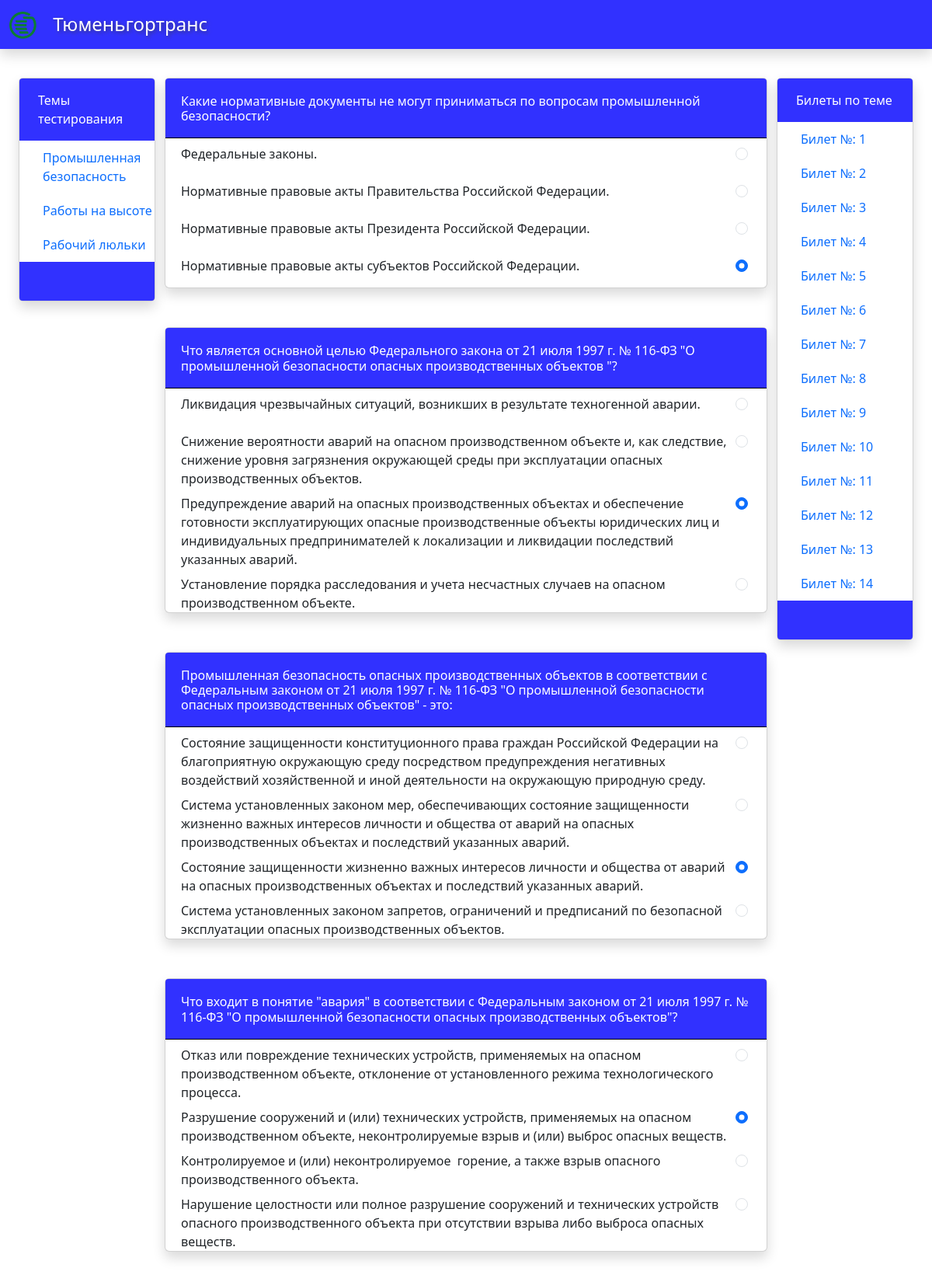
Screenshot of /tests/promyshlennaya-bezopasnost/1/ (upper part) with the database file from the repository.
### core/models.py (models this page shows, shortened)
class Theme(models.Model):
    name = models.CharField(max_length=50, db_index=True, verbose_name='Тематика теста')
    slug = models.SlugField(max_length=60, db_index=True, null=True, blank=True, verbose_name='Слаг')
    class Meta:
        verbose_name = ('Тема')
        verbose_name_plural = ('Темы')
    def __str__(self):
        return self.name

class Question(models.Model):
    theme = models.ForeignKey('Theme', on_delete=models.CASCADE, null=True, blank=True, verbose_name='Тема вопроса')
    ticket = models.ForeignKey('Ticket', on_delete=models.CASCADE, null=True, blank=True, verbose_name='Билет')
    text = models.TextField(max_length=500, verbose_name='Вопрос')
    description = models.TextField(max_length=1000, null=True, blank=True, verbose_name='Пояснение к вопросу')
    multiselect = models.BooleanField(default=False, verbose_name='Несколько вариантов')
    class Meta:
        verbose_name = ('Вопрос')
        verbose_name_plural = ('Вопросы')

class Answer(models.Model):
    text = models.TextField(max_length=500, db_index=True)
    ques = models.ForeignKey(Question, on_delete=models.CASCADE, related_name='answers')
    correct = models.BooleanField(default=False)
    class Meta:
        verbose_name = ('Ответ')
        verbose_name_plural = ('Ответы')

class Ticket(models.Model):
    number = models.IntegerField(default=0, null=True, db_index=True, verbose_name='Билет')
    theme = models.ForeignKey('Theme', on_delete=models.CASCADE, related_name='theme')
    class Meta:
        verbose_name = ('Билет')
        verbose_name_plural = ('Билеты')

### core/views.py (the view)
# urls.py: path('<str:slug>/<int:number>/', views.ticket, name='ticket'),
def ticket(request, slug, number):
    themes = Theme.objects.all()
    tickets = Ticket.objects.filter(theme__slug=slug)
    questions = Question.objects.filter(theme__slug=slug).filter(ticket__number=number)
    answers = Answer.objects.filter(ques__ticket__number=number)
    data = {'themes': themes, 'tickets': tickets, 'questions': questions, 'answers': answers}
    if request.method == 'POST':
        return render(request, 'core/ticket.html', {'context': data})
    else:
        return render(request, 'core/ticket.html', {'context': data})

### templates/core/ticket.html (shortened to what this page needs)
{% extends 'core/main.html' %}
{% block right-aside %}
    <div class="card shadow me-4 aside">
        <div class="aside-title ps-4 pt-3 pb-3">
            Билеты по теме
        </div>
        {% for ticket in context.tickets %}
            <a class="theme-link" href='{% url "ticket" ticket.theme.slug ticket.number %}'>Билет №: {{ ticket.number }}</a>
        {% endfor %}
        <div class="aside-bottom ps-4 pt-3 pb-3">
        </div>
    </div>
{% endblock %}
{% block content %}
<div class="container">
    <div class="row">
        <ul class="list-group p-0 m-0">
            <form action="" method="post">
            {% for question in context.questions %}
            <div class="card question-card shadow">
                <div class="ticket-title"
                     data-bs-toggle="tooltip"
                     data-bs-placement="bottom"
                     title='{{ question.description }}'
                >
                    <h6>{{ question.text }}</h6>
                </div>
                <ul class="list">
                    {% for answer in context.answers %}
                        {% if question.id == answer.ques.id %}
                            <li class="pt-2 d-flex justify-content-between">
                                {{ answer.text }}
                                {% if not question.multiselect %}
                                    <p class="pe-4">
                                         <input class="form-check-input"
                                         type="radio"
                                         name="{{ question.pk }}"
                                         value="{{ answer.correct }}"
                                         {% if answer.correct %}checked{% endif %}>
                                    </p>
                                {% endif %}
                            </li>
                        {% endif %}
                    {% endfor %}
                </ul>
            </div>
            {% endfor %}
            </form>
        </ul>
    </div>
</div>
{% endblock %}

### templates/core/main.html (shortened to what this page needs)
{% extends 'base.html' %}
{% block left-aside %}
    <div class="card shadow ms-4 aside">
        <div class="aside-title ps-4 pt-3 pb-3">
            Темы тестирования
        </div>
        {% for theme in context.themes %}
            <a class="theme-link active" href='{% url "theme_choice" theme.slug %}'>{{ theme }}</a>
        {% endfor %}
        <div class="aside-bottom ps-4 pt-3 pb-3">
        </div>
    </div>
{% endblock %}

### static/css/styles.css (style rules this page uses)
body { padding-top: 100px; }
ul { list-style: none; padding: 0; }
li { padding-left: 20px; }
.ticket-title { background-color: rgba(0, 0, 255, 0.808); color: white; padding-left: 20px; padding-right: 20px; padding-bottom: 10px; padding-top: 20px; border-top-right-radius: 4px; border-top-left-radius: 4px; border-bottom: 1px solid black; }
.question-card { margin-bottom: 50px; }
.aside { position: sticky; top: 100px; }
.theme-link { text-decoration: none; padding-top: 10px; padding-bottom: 10px; padding-left: 30px; }
.aside-title { background-color: rgba(0, 0, 255, 0.808); color: white; border-top-right-radius: 4px; border-top-left-radius: 4px; }
.aside-bottom { background-color: rgba(0, 0, 255, 0.808); color: white; border-bottom-left-radius: 4px; border-bottom-right-radius: 4px; height: 50px; }

### rows the page displays
Theme: name "Промышленная безопасность"
Theme: name "Работы на высоте"
Theme: name "Рабочий люльки"
Question: text "Какие нормативные документы не могут приниматься по вопросам промышленной безопасности?"
Answer: text "Федеральные законы."
Answer: text "Нормативные правовые акты Правительства Российской Федерации."
Answer: text "Нормативные правовые акты Президента Российской Федерации."
Answer: text "Нормативные правовые акты субъектов Российской Федерации.", correct "☑"
Question: text "Что является основной целью Федерального закона от 21 июля 1997 г. № 116-ФЗ \"О промышленной безопасности опасных производственных объектов \"?"
Answer: text "Ликвидация чрезвычайных ситуаций, возникших в результате техногенной аварии."
Answer: text "Снижение вероятности аварий на опасном производственном объекте и, как следствие, снижение уровня загрязнения окружающей среды при эксплуатации опасных производственных объектов."
Answer: text "Предупреждение аварий на опасных производственных объектах и обеспечение готовности эксплуатирующих опасные производственные объекты юридических лиц и индивидуальных предпринимателей к локализации и ликвидации последствий указанных аварий.", correct "☑"
Answer: text "Установление порядка расследования и учета несчастных случаев на опасном производственном объекте."
Question: text "Промышленная безопасность опасных производственных объектов в соответствии с Федеральным законом от 21 июля 1997 г. № 116-ФЗ \"О промышленной безопасности опасных производственных объектов\" - это:"
Answer: text "Состояние защищенности конституционного права граждан Российской Федерации на благоприятную окружающую среду посредством предупреждения негативных воздействий хозяйственной и иной деятельности на окружающую природную среду."
Answer: text "Система установленных законом мер, обеспечивающих состояние защищенности жизненно важных интересов личности и общества от аварий на опасных производственных объектах и последствий указанных аварий."
Answer: text "Состояние защищенности жизненно важных интересов личности и общества от аварий на опасных производственных объектах и последствий указанных аварий.", correct "☑"
Answer: text "Система установленных законом запретов, ограничений и предписаний по безопасной эксплуатации опасных производственных объектов."
Question: text "Что входит в понятие \"авария\" в соответствии с Федеральным законом от 21 июля 1997 г. № 116-ФЗ \"О промышленной безопасности опасных производственных объектов\"?"
Answer: text "Отказ или повреждение технических устройств, применяемых на опасном производственном объекте, отклонение от установленного режима технологического процесса."
Answer: text "Разрушение сооружений и (или) технических устройств, применяемых на опасном производственном объекте, неконтролируемые взрыв и (или) выброс опасных веществ.", correct "☑"
Answer: text "Контролируемое и (или) неконтролируемое горение, а также взрыв опасного производственного объекта."
Answer: text "Нарушение целостности или полное разрушение сооружений и технических устройств опасного производственного объекта при отсутствии взрыва либо выброса опасных веществ."
Ticket: number "1"
Ticket: number "2"
Ticket: number "3"
Ticket: number "4"
Ticket: number "5"
Ticket: number "6"
Ticket: number "7"
Ticket: number "8"
Ticket: number "9"
Ticket: number "10"
Ticket: number "11"
Ticket: number "12"
Ticket: number "13"
Ticket: number "14"
